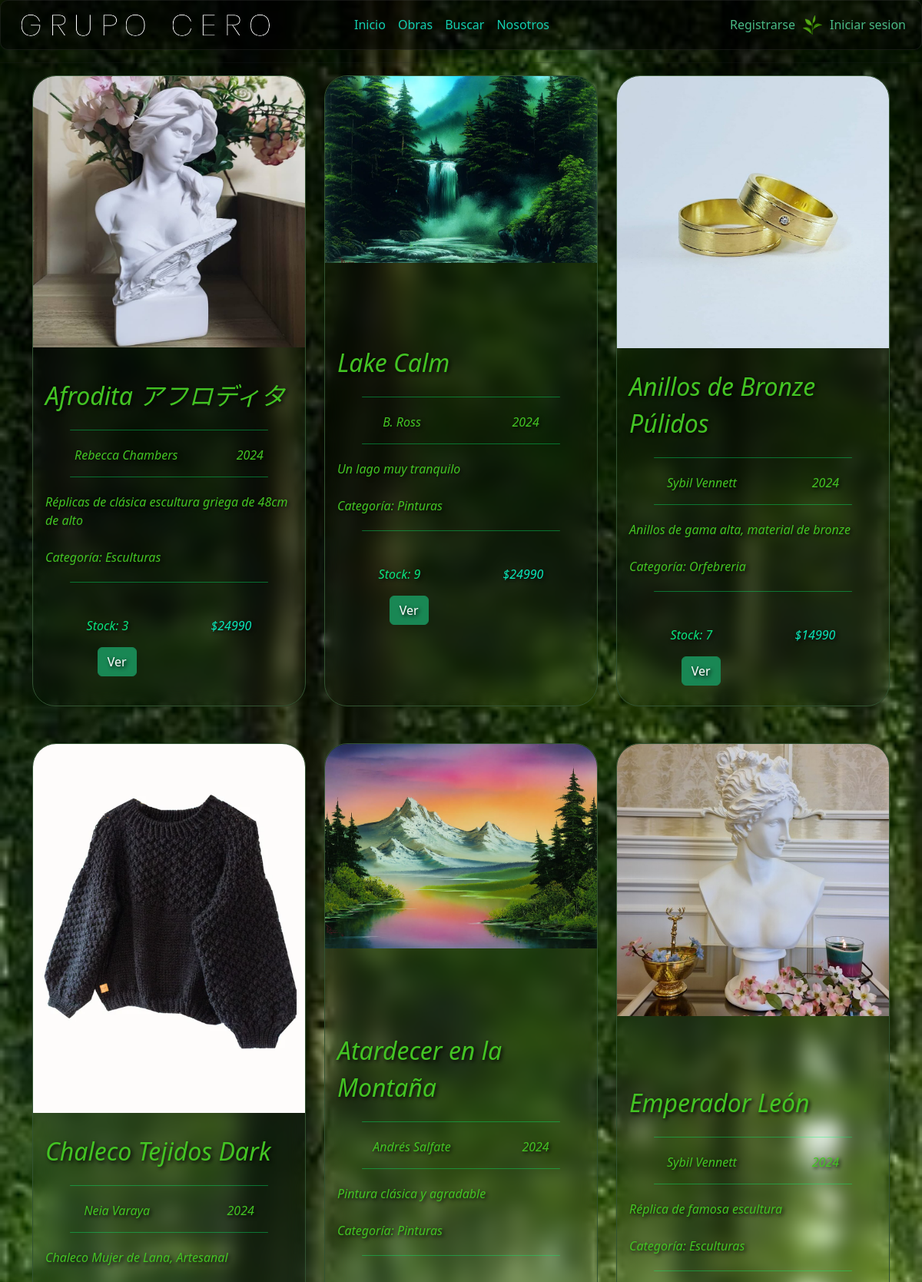
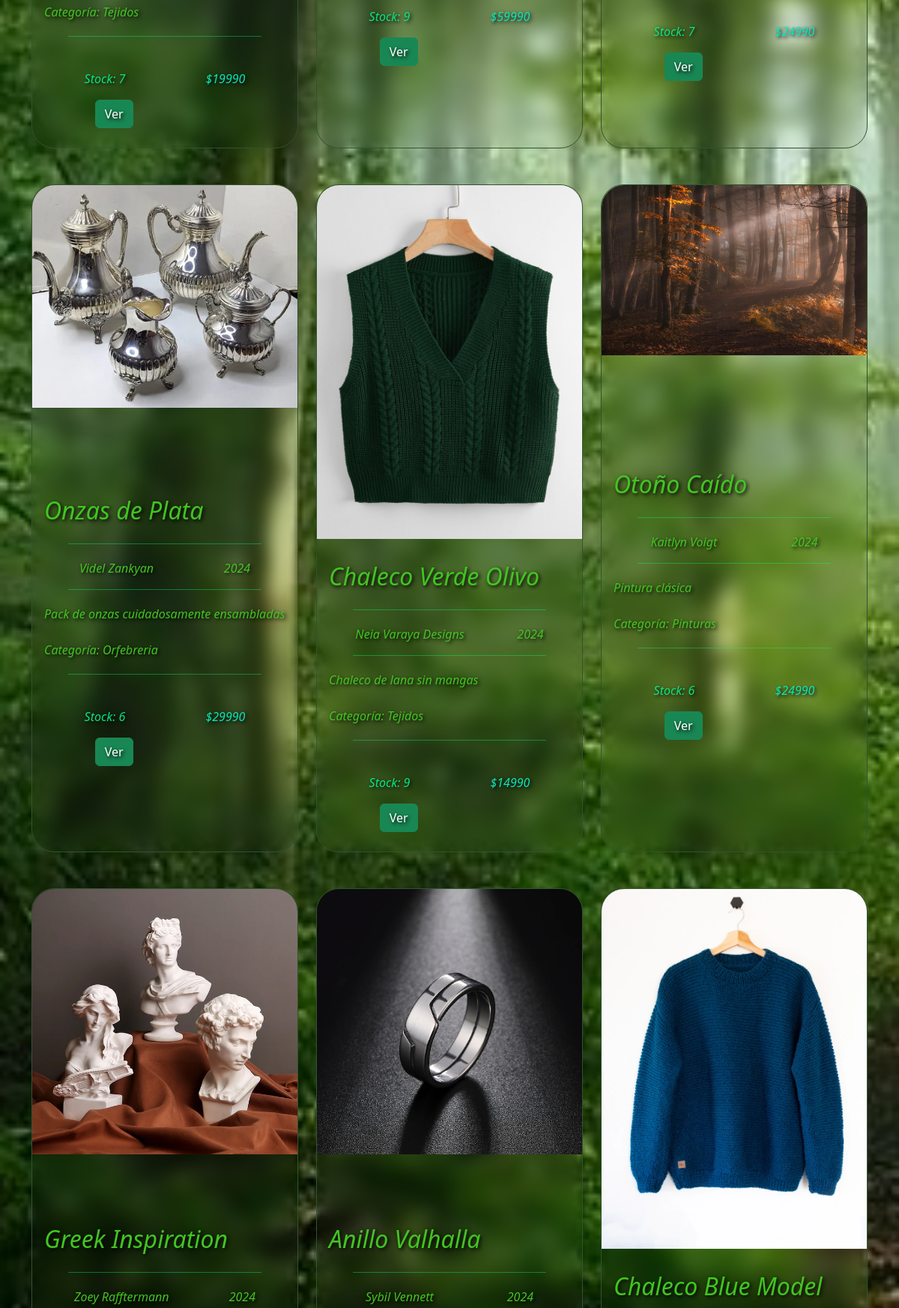
/obras/ (upper part), run on the app's committed database (2 pictures, top to bottom).
### core/models.py (models this page shows, shortened)
class Obra(models.Model):
    idObra=models.CharField(max_length=5, primary_key=True, verbose_name='id Arbeit')
    nombre=models.CharField(max_length=30, verbose_name='Name der Arbeit')
    descripcion=models.CharField(max_length=255, verbose_name='Description')
    autor=models.CharField(max_length=99, verbose_name='Name des Autors')
    anio=models.CharField(max_length=4, verbose_name='Jahr der Arbeit')
    stock=models.IntegerField(verbose_name='Stock')
    categoria=models.ForeignKey('Categoria', on_delete=models.CASCADE, verbose_name='Kategorie')
    imagen=models.ImageField(upload_to="imagenes", null=True, verbose_name='Fotografie')
    precio=models.IntegerField(blank=True,null=True,verbose_name='Precio')

class Categoria(models.Model):
    idCategoria = models.IntegerField(primary_key=True, verbose_name='idCategoria')
    nombreCategoria= models.CharField(max_length=40, verbose_name='nombreCategoria')
    def __str__(self):
        return self.nombreCategoria

### core/views.py (the view)
# urls.py: path('obras/', views.obras,name="obras"),
def obras(request):
    obras = Obra.objects.all()     #similar a select * from Vehiculo
    return render(request, 'obras.html', {'obras':obras})

### core/context_processor.py (called while the page is built, shortened)
def total_carrito(request):
    total=0
    return {'total_carrito':int(total)}

### core/templates/obras.html (shortened to what this page needs)
{% extends "base.html" %}
{% load static %}
{% block content %}
<div class="container">
    <div id="thumbs-gallery" class="row thumbs-container-desktop">
        {% for obra in obras %}
            <div class="col-12 col-sm-8 col-md-5 col-lg-4 mb-5 thumb-container-wallpaper-desktop">
                <div class="card h-100">
                    <a href="{% url 'admire' obra.idObra %}" >
                        <img class="card-img-top" alt="card image" src="{{obra.imagen.url}}">
                    </a>
                    <div class="card-body">
                        <div>
                            <p class="card-text" style="font-size: 4vh;">{{obra.nombre}}</p>
                            <span class="liner"></span>
                        </div>
                        <div class="d-flex justify-content-around">
                            <p class="card-text">{{obra.autor}}</p>
                            <p class="card-text">{{obra.anio}}</p>
                        </div>
                        <span class="liner" style="margin-top: 0;"></span>
                        <div style="margin-bottom: 3vh;">
                            <p class="card-text">{{obra.descripcion}}</p>
                        </div>
                        <div style="margin-bottom: 3vh;">
                            <p class="card-text"><span>Categoría: </span>{{obra.categoria}}</p>
                            <span class="liner"></span>
                        </div>
                        <div class="d-flex justify-content-around">
                            <p class="stock">Stock: <span>{{obra.stock}}</span></p>
                            <p class="price"><span>$</span>{{obra.precio}}</p>
                        </div>
                        <div class="d-flex justify-content-around">
                            <div class="d-flex align-items-center">
                                <a href="{% url 'admire' obra.idObra %}" class="btn btn-success btn-responsive">Ver</a>
                            </div>
                        </div>
                    </div>
                </div>
            </div>
        {% endfor %}
    </div>
</div>
{% endblock %}

### core/static/css/mystyles.css (style rules this page uses)
body { background-image: url("../assets/img/paisajes/paisaje13.jpg"); background-repeat: no-repeat; background-position: center; background-attachment: fixed; background-size: cover; display: flex; flex-direction: column; font-family: 'Ubuntu', "times new roman", times, roman, serif; }
.fade-in { animation: fadeIn 1s; -webkit-animation: fadeIn 1s; -moz-animation: fadeIn 1s; -o-animation: fadeIn 1s; -ms-animation: fadeIn 1s; }
.thumbs-container-desktop { display: flex; justify-content: center; flex-wrap: wrap; }
.thumb-container-wallpaper-desktop { position: relative; }
.card-img-top { width:100%; height:auto; border-top-left-radius: 30px !important; border-top-right-radius: 30px !important; }
.card-body { display: flex; flex-direction: column; justify-content: center !important; }
.card-text { color: rgb(67, 196, 35); }
.price { color: #09e6b9 !important; font-style: italic; }
.stock { color: #09e67f; }
.liner { background-color: rgba(0, 255, 115, 0.384); width: 80%; height: 1px; border-radius: 1px; display: block; margin: 0 auto; margin-top: 20px; margin-bottom: 20px; }

### data on the page
Obra: imagen (picture), nombre "Afrodita アフロディタ", autor "Rebecca Chambers", anio "2024", descripcion "Réplicas de clásica escultura griega de 48cm de alto", categoria "Esculturas", stock "3", precio "24990"
Obra: imagen (picture), nombre "Lake Calm", autor "B. Ross", anio "2024", descripcion "Un lago muy tranquilo", categoria "Pinturas", stock "9", precio "24990"
Obra: imagen (picture), nombre "Anillos de Bronze Púlidos", autor "Sybil Vennett", anio "2024", descripcion "Anillos de gama alta, material de bronze", categoria "Orfebreria", stock "7", precio "14990"
Obra: imagen (picture), nombre "Chaleco Tejidos Dark", autor "Neia Varaya", anio "2024", descripcion "Chaleco Mujer de Lana, Artesanal", categoria "Tejidos", stock "7", precio "19990"
Obra: imagen (picture), nombre "Atardecer en la Montaña", autor "Andrés Salfate", anio "2024", descripcion "Pintura clásica y agradable", categoria "Pinturas", stock "9", precio "59990"
Obra: imagen (picture), nombre "Emperador León", autor "Sybil Vennett", anio "2024", descripcion "Réplica de famosa escultura", categoria "Esculturas", stock "7", precio "24990"
Obra: imagen (picture), nombre "Onzas de Plata", autor "Videl Zankyan", anio "2024", descripcion "Pack de onzas cuidadosamente ensambladas", categoria "Orfebreria", stock "6", precio "29990"
Obra: imagen (picture), nombre "Chaleco Verde Olivo", autor "Neia Varaya Designs", anio "2024", descripcion "Chaleco de lana sin mangas", categoria "Tejidos", stock "9", precio "14990"
Obra: imagen (picture), nombre "Otoño Caído", autor "Kaitlyn Voigt", anio "2024", descripcion "Pintura clásica", categoria "Pinturas", stock "6", precio "24990"
Obra: imagen (picture), nombre "Greek Inspiration", autor "Zoey Rafftermann", anio "2024"
Obra: imagen (picture), nombre "Anillo Valhalla", autor "Sybil Vennett", anio "2024"
Obra: imagen (picture), nombre "Chaleco Blue Model"
